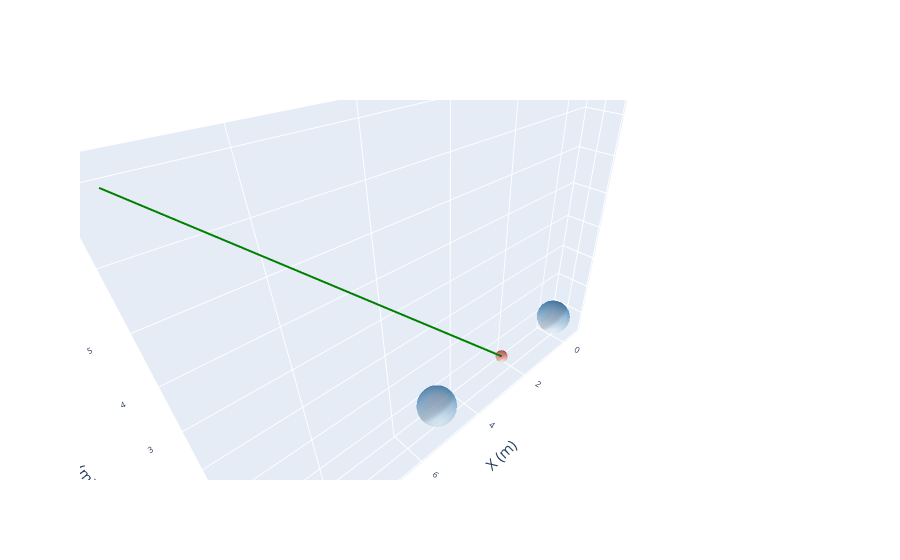

Source (notebook cell):
### Code cell
traces = []


phi = np.linspace(0, np.pi, 30)
lam = np.linspace(0, 2*np.pi, 30)
Phi, Lam = np.meshgrid(phi, lam)
Re = 0.5
Xs = Re * np.sin(Phi) * np.cos(Lam)
Ys = Re * np.sin(Phi) * np.sin(Lam)
Zs = Re * np.cos(Phi)

B1 = go.Surface(
    x=Xs, y = Ys, z=Zs,
    opacity=0.5,
    colorscale='Blues',
    showscale=False,
    name='B1'
)

traces.append(B1)

Xs = rMag + Re * np.sin(Phi) * np.cos(Lam)
Ys = Re * np.sin(Phi) * np.sin(Lam)
Zs = Re * np.cos(Phi)

B2 = go.Surface(
    x = Xs, y = Ys, z= Zs,
    opacity=0.5,
    colorscale='Blues',
    showscale=False,
    name='B2'
)

traces.append(B2)

Xs = rC0Mag + Re/3 * np.sin(Phi) * np.cos(Lam)
Ys = Re/3 * np.sin(Phi) * np.sin(Lam)
Zs = Re/3 * np.cos(Phi)

COM = go.Surface(
    x = Xs, y = Ys, z= Zs,
    opacity=0.5,
    colorscale='Reds',
    showscale=False,
    name='COM'
)

traces.append(COM)

trCOM = go.Scatter3d(
    x = rC[:, 0], y = rC[:, 1], z = rC[:, 2],
    mode='lines',
    line=dict(color='green', width=4),
    name='COM Trajectory'
)

traces.append(trCOM)

fig = go.Figure(data=traces)

fig.update_layout(
    # width=800,
    # height=600,

    # Title styling
    # title=dict(
    #     text="3D Equatorial Orbits: LEO / MEO / GEO",
    #     font=dict(size=28)            # title font size
    # ),

    # Legend styling
    # legend=dict(
    #     font=dict(size=16),           # legend text size
    #     bgcolor="rgba(255,255,255,0.7)"  # semi-transparent background (optional)
    # ),

    # Default font for hover, etc.
    font=dict(
        size=14                       # base font size
    ),

    scene=dict(
        xaxis=dict(
            title="X (m)",
            title_font=dict(size=15),  # x-axis label size
            tickfont=dict(size=10)     # x-axis tick label size
        ),
        yaxis=dict(
            title="Y (m)",
            title_font=dict(size=15),
            tickfont=dict(size=10)
        ),
        zaxis=dict(
            title="Z (m)",
            title_font=dict(size=15),
            tickfont=dict(size=10)
        ),
        aspectmode='data'
    )
)

# fig.show()

### Figure 1 — Plotly figure (JSON) as saved in the notebook; plotly's stock layout.template omitted (floating-point values rounded to 4 significant figures; data arrays with more than 128 entries replaced by an {"elided": "..."} marker saying what was removed)
{"data": [{"colorscale": [[0, "rgb(247,251,255)"], [0.125, "rgb(222,235,247)"], [0.25, "rgb(198,219,239)"], [0.375, "rgb(158,202,225)"], [0.5, "rgb(107,174,214)"], [0.625, "rgb(66,146,198)"], [0.75, "rgb(33,113,181)"], [0.875, "rgb(8,81,156)"], [1, "rgb(8,48,107)"]], "name": "B1", "opacity": 0.5, "showscale": false, "type": "surface", "x": {"elided": "30x30 float values"}, "y": {"elided": "30x30 float values"}, "z": {"elided": "30x30 float values"}}, {"colorscale": [[0, "rgb(247,251,255)"], [0.125, "rgb(222,235,247)"], [0.25, "rgb(198,219,239)"], [0.375, "rgb(158,202,225)"], [0.5, "rgb(107,174,214)"], [0.625, "rgb(66,146,198)"], [0.75, "rgb(33,113,181)"], [0.875, "rgb(8,81,156)"], [1, "rgb(8,48,107)"]], "name": "B2", "opacity": 0.5, "showscale": false, "type": "surface", "x": {"elided": "30x30 float values"}, "y": {"elided": "30x30 float values"}, "z": {"elided": "30x30 float values"}}, {"colorscale": [[0, "rgb(255,245,240)"], [0.125, "rgb(254,224,210)"], [0.25, "rgb(252,187,161)"], [0.375, "rgb(252,146,114)"], [0.5, "rgb(251,106,74)"], [0.625, "rgb(239,59,44)"], [0.75, "rgb(203,24,29)"], [0.875, "rgb(165,15,21)"], [1, "rgb(103,0,13)"]], "name": "COM", "opacity": 0.5, "showscale": false, "type": "surface", "x": {"elided": "30x30 float values"}, "y": {"elided": "30x30 float values"}, "z": {"elided": "30x30 float values"}}, {"line": {"color": "green", "width": 4}, "mode": "lines", "name": "COM Trajectory", "type": "scatter3d", "x": {"elided": "500 float values"}, "y": {"elided": "500 int values"}, "z": {"elided": "500 float values"}}], "layout": {"font": {"size": 14}, "scene": {"aspectmode": "data", "xaxis": {"tickfont": {"size": 10}, "title": {"font": {"size": 15}, "text": "X (m)"}}, "yaxis": {"tickfont": {"size": 10}, "title": {"font": {"size": 15}, "text": "Y (m)"}}, "zaxis": {"tickfont": {"size": 10}, "title": {"font": {"size": 15}, "text": "Z (m)"}}}}}
